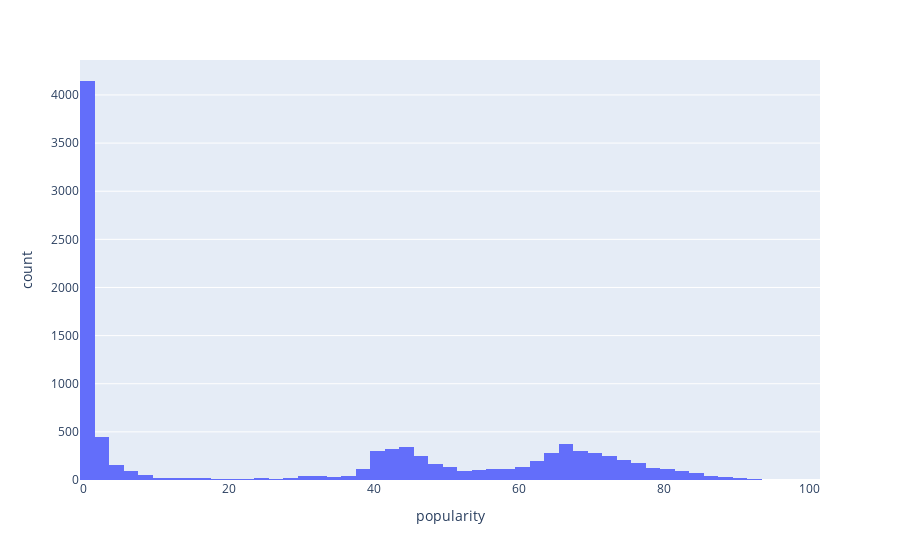

Notebook cell for this chart:
### Code cell
import plotly.express as px
fig = px.histogram(data, x="popularity")
fig.show()

### Figure 1 — Plotly figure (JSON) as saved in the notebook; plotly's stock layout.template omitted (floating-point values rounded to 4 significant figures; data arrays with more than 128 entries replaced by an {"elided": "..."} marker saying what was removed)
{"data": [{"alignmentgroup": "True", "bingroup": "x", "hovertemplate": "popularity=%{x}<br>count=%{y}<extra></extra>", "legendgroup": "", "marker": {"color": "#636efa", "pattern": {"shape": ""}}, "name": "", "offsetgroup": "", "orientation": "v", "showlegend": false, "type": "histogram", "x": {"elided": "10000 int values"}, "xaxis": "x", "yaxis": "y"}], "layout": {"barmode": "relative", "legend": {"tracegroupgap": 0}, "margin": {"t": 60}, "xaxis": {"anchor": "y", "domain": [0, 1], "title": {"text": "popularity"}}, "yaxis": {"anchor": "x", "domain": [0, 1], "title": {"text": "count"}}}}
